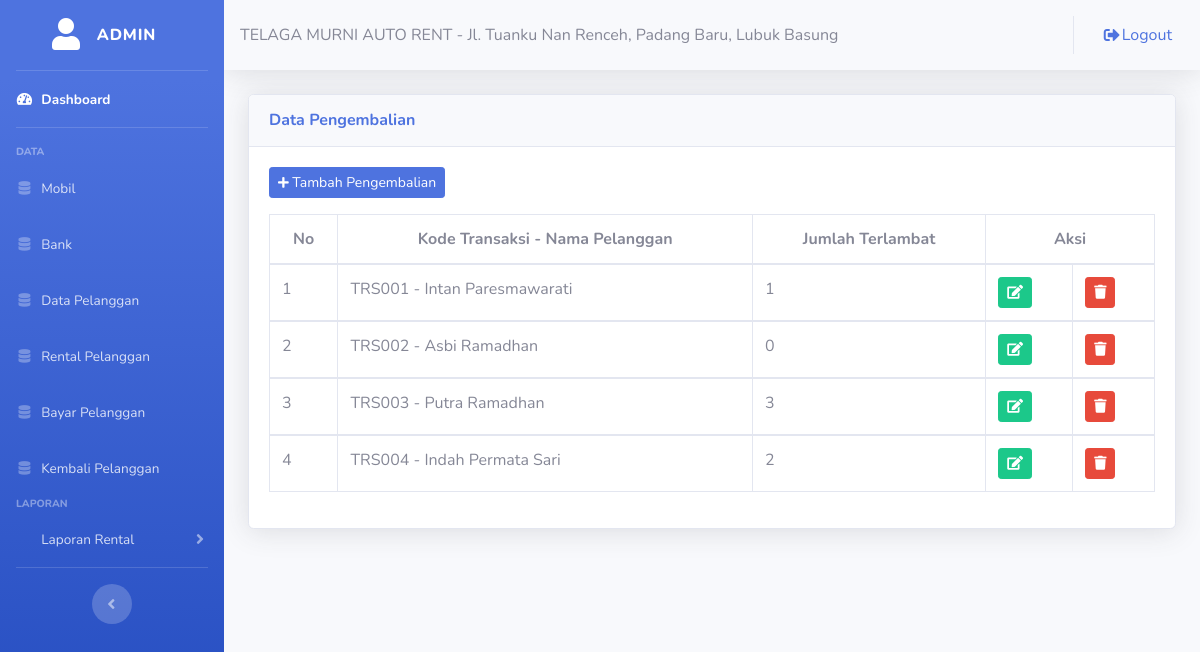
The app's page /admin/datakembalipel.php (signed in) with its own data.
### tables this page shows
CREATE TABLE `tbl_pengembalian` (
  `kd_kembali` varchar(6) NOT NULL,
  `kd_transaksi` varchar(6) NOT NULL,
  `terlambat` int(11) NOT NULL
);

CREATE TABLE `tbl_transaksi` (
  `kd_transaksi` varchar(6) NOT NULL,
  `kd_mobil` varchar(6) NOT NULL,
  `kd_pelanggan` varchar(6) NOT NULL,
  `tgl_sewa` date NOT NULL,
  `tgl_kembali` date NOT NULL,
  `jml_harga` int(11) NOT NULL,
  `denda` int(11) NOT NULL,
  `status_bayar` int(11) NOT NULL,
  `status_kembali` int(11) NOT NULL
);

CREATE TABLE `tbl_pelanggan` (
  `kd_pelanggan` varchar(6) NOT NULL,
  `id` int(11) NOT NULL,
  `no_ktp` varchar(16) NOT NULL,
  `nm_pelanggan` varchar(50) NOT NULL,
  `tgl_lahir` date NOT NULL,
  `alamat` text NOT NULL,
  `no_hp` varchar(12) NOT NULL,
  `fotoktp` text NOT NULL,
  `status_peminjaman` int(11) NOT NULL
);

### admin/datakembalipel.php (the view, shortened to what this page needs)
<?php
    include ('style/header.php');
    include ('style/sidebar.php');
?>
<div class="container-fluid">
	<div class="card shadow mt-3 mb-3">
		<div class="card-header py-3">
			<h6 class="m-0 font-weight-bold text-primary">Data Pengembalian</h6>
		</div>
		<div class="card-body">
			<button class="btn btn-sm btn-primary mb-3" data-toggle="modal" data-target="#tambah_pengembalian"><i class="fas fa-plus fa-sm"></i> Tambah Pengembalian</button>
      <div class="table-responsive">
			<table class="table table-bordered">
				<thead>
					<tr align="center">
						<th>No</th>
						<th>Kode Transaksi - Nama Pelanggan</th>
						<th>Jumlah Terlambat</th>
            <th colspan="2">Aksi</th>
					</tr>
				</thead>
				<?php
				include ('../config/koneksi.php');
				$no = 1;
				$query = mysqli_query($konek, "SELECT * FROM tbl_pengembalian a LEFT JOIN tbl_transaksi b ON a.kd_transaksi=b.kd_transaksi LEFT JOIN tbl_pelanggan c ON b.kd_pelanggan=c.kd_pelanggan");
				while($data = mysqli_fetch_assoc($query)){
				?>
				<tbody>
					<tr>
						<td><?php echo $no++; ?></td>
						<td><?php echo $data['kd_transaksi']; ?> - <?php echo $data['nm_pelanggan']; ?></td>
						<td><?php echo $data['terlambat']; ?></td>
            <td><a href="editkembali.php?kd=<?php echo $data['kd_kembali']; ?>"><i class="btn btn-success btn-sm"><span class="fas fa-edit"></span></i></a></td>
            <td><a href="hapuskembali.php?kd=<?php echo $data['kd_kembali']; ?>"><i class="btn btn-danger btn-sm"><span class="fas fa-trash"></span></i></a></td>
					</tr>
				</tbody>
				<?php
				}
				?>
			</table>
    </div>
		</div>
	</div>
</div>
<?php
    include ('style/footer.php');
?>

### records on screen
tbl_pengembalian: kd_transaksi.kd_transaksi "TRS001", tbl_pelanggan.nm_pelanggan "Intan Paresmawarati", terlambat "1"
tbl_pengembalian: kd_transaksi.kd_transaksi "TRS002", tbl_pelanggan.nm_pelanggan "Asbi Ramadhan", terlambat "0"
tbl_pengembalian: kd_transaksi.kd_transaksi "TRS003", tbl_pelanggan.nm_pelanggan "Putra Ramadhan", terlambat "3"
tbl_pengembalian: kd_transaksi.kd_transaksi "TRS004", tbl_pelanggan.nm_pelanggan "Indah Permata Sari", terlambat "2"

### other values on screen
$_SESSION['username'] "ADMIN"
